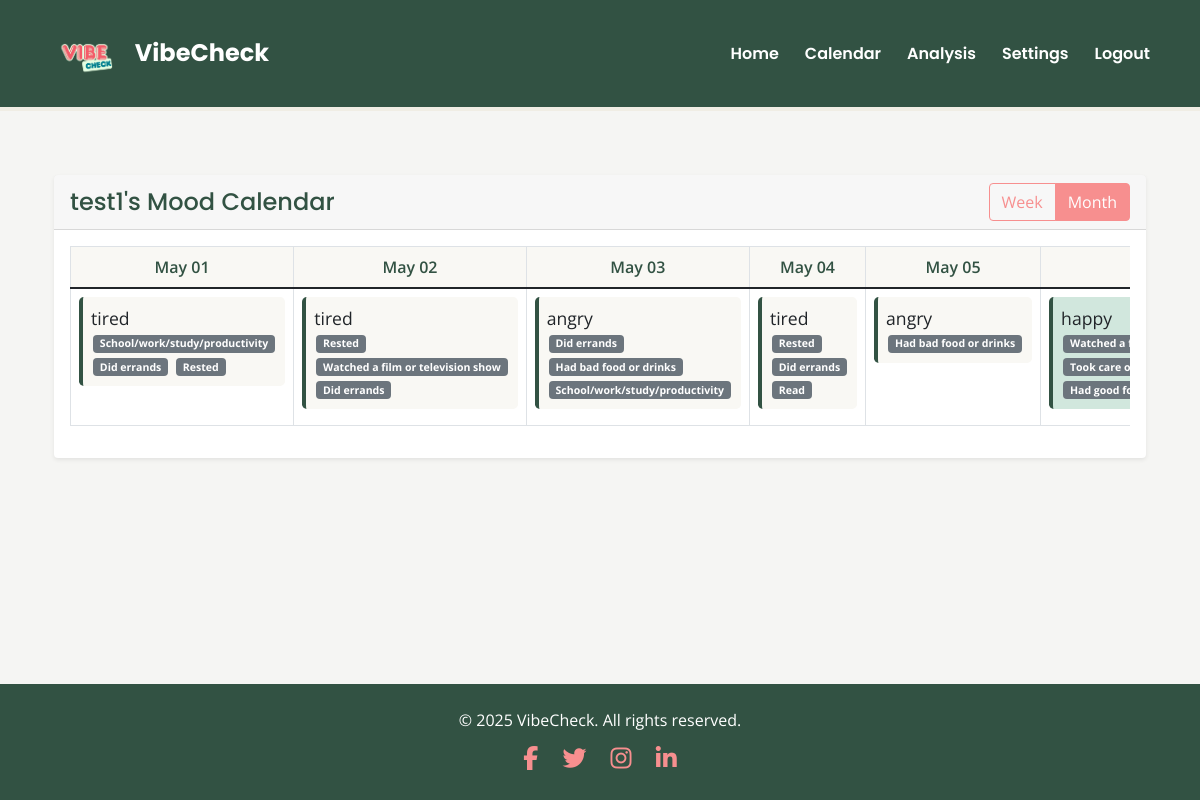
The page /calendar/test1 (signed in) on the database its author committed.
### app/models.py (models this page shows, shortened)
class User(UserMixin, db.Model):
    username = db.Column(db.String(30), primary_key=True)
    password = db.Column(db.String(100))
    privacy_setting = db.Column(db.String(20), default='friends')  # Can be 'public', 'friends', or 'private'
    moods = db.relationship('Mood', backref='user', lazy=True)
    friends = db.relationship(
        'User',
        secondary='friendships',
        primaryjoin=username==Friendship.user_id,
        secondaryjoin=username==Friendship.friend_id,
        backref='friend_of'
    )

class Mood(db.Model):
    id = db.Column(db.Integer, primary_key=True)
    mood = db.Column(db.String(50), nullable=False)
    reasons = db.Column(db.String(500), nullable=True)  # JSON string of selected reasons
    timestamp = db.Column(db.DateTime, nullable=False)
    user_id = db.Column(db.String(30), db.ForeignKey('user.username'), nullable=False)
    def get_reasons(self):
        return json.loads(self.reasons) if self.reasons else []
    @staticmethod
    def get_moods_for_date_range(user_id, start_date, end_date):
        moods = Mood.query.filter(
            Mood.user_id == user_id,
            Mood.timestamp >= start_date,
            Mood.timestamp <= end_date
        ).order_by(Mood.timestamp).all()
        mood_dict = {}
        for mood in moods:
            date_str = mood.timestamp.strftime('%Y-%m-%d')
            mood_dict[date_str] = mood
        return mood_dict

### app/main.py (the view, shortened to what this page needs)
@bp.route('/calendar/<user_id>')
@login_required
def calendar_view(user_id):
    user = User.query.get_or_404(user_id)
    today = datetime.now().date()
    week_start = today - timedelta(days=today.weekday())
    week_end = week_start + timedelta(days=6, hours=23, minutes=59, seconds=59)
    month_start = today.replace(day=1)
    if today.month == 12:
        month_end = today.replace(year=today.year + 1, month=1, day=1) - timedelta(days=1)
    else:
        month_end = today.replace(month=today.month + 1, day=1) - timedelta(days=1)
    week_dates = [week_start + timedelta(days=i) for i in range(7)]
    month_dates = []
    current_date = month_start
    while current_date <= month_end:
        month_dates.append(current_date)
        current_date += timedelta(days=1)
    week_moods = Mood.get_moods_for_date_range(user_id, week_start, week_end)
    month_moods = Mood.get_moods_for_date_range(user_id, month_start, month_end)
    return render_template('calendar.html',
                         user=user,
                         week_dates=week_dates,
                         month_dates=month_dates,
                         week_moods=week_moods,
                         month_moods=month_moods)

### app/__init__.py (called while the page is built)
def create_app(config_class=Config):
    app = Flask(__name__)
    app.config.from_object(config_class)
    if csrf_available:
        csrf = CSRFProtect(app)  # moved here to use app context directly
    db.init_app(app)
    login_manager.init_app(app)
    from app.auth import bp as auth_bp
    app.register_blueprint(auth_bp)
    from app.main import bp as main_bp
    app.register_blueprint(main_bp)
    os.makedirs(os.path.join(os.path.dirname(os.path.dirname(__file__)), 'instance'), exist_ok=True)
    from app.models import User, Mood, Friendship
    @login_manager.user_loader
    def load_user(id):
        return User.query.get(str(id))
    return app

### app/templates/calendar.html (shortened to what this page needs)
{% extends "base.html" %}
{% block head %}
<link rel="stylesheet" href="{{ url_for('static', filename='css/calendar.css') }}">
{% endblock %}
{% block content %}
<div class="container mt-4">
    <div class="row">
        <div class="col-12">
            <div class="card border-0 shadow-sm rounded-4 bg-light-subtle">
                <div class="card-header d-flex justify-content-between align-items-center">
                    <h4>{{ user.username }}'s Mood Calendar</h4>
                    <div class="btn-group">
                        <button type="button" class="btn btn-outline-theme" id="weekView">Week</button>
                        <button type="button" class="btn btn-outline-theme active" id="monthView">Month</button>
                    </div>
                </div>
                <div class="card-body">
                    <div id="monthCalendar">
                        <div class="table-responsive">
                            <table class="table table-bordered">
                                <thead>
                                    <tr>
                                        {% for day in month_dates %}
                                        <th>{{ day.strftime('%b %d') }}</th>
                                        {% endfor %}
                                    </tr>
                                </thead>
                                <tbody>
                                    <tr>
                                        {% for day in month_dates %}
                                        <td class="mood-cell" data-date="{{ day.strftime('%Y-%m-%d') }}">
                                            {% set mood = month_moods.get(day.strftime('%Y-%m-%d')) %}
                                            {% if mood %}
                                            <div class="mood-indicator bg-{{ mood.mood }}-subtle rounded-3 p-2 text-dark fw-semibold">
                                                {{ mood.mood }}
                                                <div class="reasons-list">
                                                    {% for reason in mood.get_reasons() %}
                                                    <span class="badge bg-secondary">{{ reason }}</span>
                                                    {% endfor %}
                                                </div>
                                            </div>
                                            {% else %}
                                            <div class="text-muted fst-italic">No mood recorded</div>
                                            {% endif %}
                                        </td>
                                        {% endfor %}
                                    </tr>
                                </tbody>
                            </table>
                        </div>
                    </div>
                </div>
            </div>
        </div>
    </div>
</div>
{% endblock %}

### app/static/css/base.css (style rules this page uses)
body { background-color: #F5F5F3; font-family: 'Open Sans', sans-serif; }
.mood-indicator { padding: 0.25rem 0.5rem; border-radius: 0.25rem; font-size: 0.875rem; }

### app/static/css/calendar.css (style rules this page uses)
.mood-cell { height: 100px; padding: 8px; vertical-align: top; background-color: #fff; transition: background-color 0.2s ease-in-out; }
.mood-indicator { font-size: 1.1em; padding: 4px 8px; border-radius: 4px; margin-bottom: 8px; background-color: #f9f8f4; border-left: 4px solid #325243; font-family: 'Open Sans', sans-serif; }
.reasons-list { font-size: 0.8em; }
.reasons-list .badge { margin: 2px; display: inline-block; }
.card-header h4 { font-family: 'Poppins', sans-serif; color: #325243; margin: 0; }
.btn-outline-theme { color: #F78F8F; border-color: #F78F8F; background-color: transparent; transition: all 0.2s ease-in-out; }
.btn-outline-theme:hover, .btn-outline-theme.active, .btn-outline-theme:focus { background-color: #F78F8F; color: white; border-color: #F78F8F; }
.table thead th { background-color: #f9f8f4; color: #325243; text-align: center; font-weight: 600; }
.bg-happy-subtle { background-color: #d1e7dd; color: #0f5132; }

### rows shown on the page
User: username "test1"
Mood: mood "tired"
Mood: mood "tired"
Mood: mood "angry"
Mood: mood "tired"
Mood: mood "angry"
Mood: mood "happy"

### other values the page prints
{{ day.strftime('%b %d') }} "May 01" "May 02" "May 03" "May 04" "May 05"
{{ reason }} "School/work/study/productivity" "Did errands" "Rested" "Rested" "Watched a film or television show" "Did errands" "Did errands" "Had bad food or drinks" "School/work/study/productivity" "Rested" "Did errands" "Read" "Had bad food or drinks" "Watched a…" "Took care…" "Had good…"
